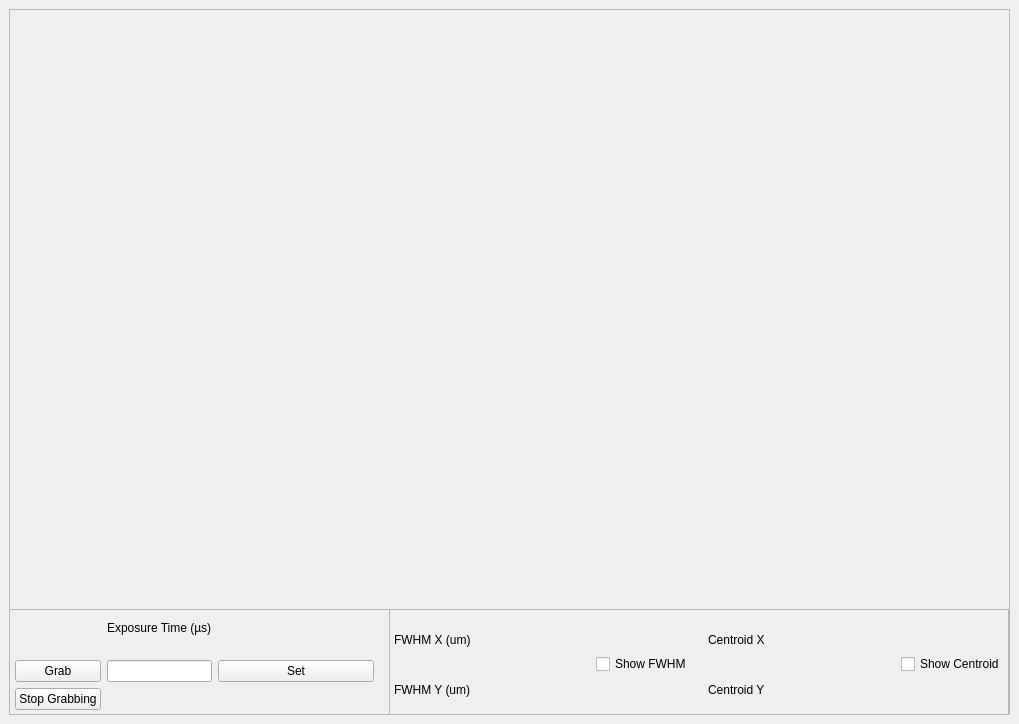
<?xml version="1.0" encoding="UTF-8"?>
<ui version="4.0">
 <class>PylonCamViewer</class>
 <widget class="QMainWindow" name="PylonCamViewer">
  <property name="geometry">
   <rect>
    <x>0</x>
    <y>0</y>
    <width>1019</width>
    <height>724</height>
   </rect>
  </property>
  <property name="windowTitle">
   <string notr="true">Pylon Camera Viewer</string>
  </property>
  <property name="toolTip">
   <string notr="true"/>
  </property>
  <property name="statusTip">
   <string notr="true"/>
  </property>
  <property name="whatsThis">
   <string notr="true"/>
  </property>
  <property name="accessibleName">
   <string notr="true"/>
  </property>
  <widget class="QWidget" name="centralwidget">
   <layout class="QVBoxLayout" name="verticalLayout" stretch="0">
    <item>
     <widget class="QFrame" name="CamViewer">
      <property name="frameShape">
       <enum>QFrame::StyledPanel</enum>
      </property>
      <property name="frameShadow">
       <enum>QFrame::Raised</enum>
      </property>
      <widget class="QFrame" name="ButtonsFrame">
       <property name="geometry">
        <rect>
         <x>0</x>
         <y>600</y>
         <width>1000</width>
         <height>106</height>
        </rect>
       </property>
       <property name="sizePolicy">
        <sizepolicy hsizetype="Expanding" vsizetype="Expanding">
         <horstretch>0</horstretch>
         <verstretch>0</verstretch>
        </sizepolicy>
       </property>
       <property name="frameShape">
        <enum>QFrame::StyledPanel</enum>
       </property>
       <property name="frameShadow">
        <enum>QFrame::Raised</enum>
       </property>
       <widget class="QFrame" name="frame">
        <property name="geometry">
         <rect>
          <x>-10</x>
          <y>0</y>
          <width>391</width>
          <height>111</height>
         </rect>
        </property>
        <property name="frameShape">
         <enum>QFrame::StyledPanel</enum>
        </property>
        <property name="frameShadow">
         <enum>QFrame::Raised</enum>
        </property>
        <layout class="QGridLayout" name="gridLayout" rowstretch="1,1,1,0" columnstretch="1,1,2">
         <property name="leftMargin">
          <number>15</number>
         </property>
         <property name="rightMargin">
          <number>15</number>
         </property>
         <item row="2" column="0">
          <widget class="MyPushButton" name="StartGrab">
           <property name="text">
            <string>Grab</string>
           </property>
          </widget>
         </item>
         <item row="3" column="0">
          <widget class="MyPushButton" name="StopGrab">
           <property name="layoutDirection">
            <enum>Qt::LeftToRight</enum>
           </property>
           <property name="text">
            <string>Stop Grabbing</string>
           </property>
          </widget>
         </item>
         <item row="2" column="2">
          <widget class="MyPushButton" name="SetAcqTime">
           <property name="text">
            <string>Set</string>
           </property>
          </widget>
         </item>
         <item row="2" column="1">
          <widget class="MyQLineEdit" name="AcqTLineEdit">
           <property name="layoutDirection">
            <enum>Qt::LeftToRight</enum>
           </property>
           <property name="text">
            <string/>
           </property>
          </widget>
         </item>
         <item row="0" column="1">
          <widget class="QLabel" name="label">
           <property name="text">
            <string>Exposure Time (µs)</string>
           </property>
          </widget>
         </item>
        </layout>
       </widget>
       <widget class="QFrame" name="frame_2">
        <property name="geometry">
         <rect>
          <x>380</x>
          <y>0</y>
          <width>621</width>
          <height>111</height>
         </rect>
        </property>
        <property name="frameShape">
         <enum>QFrame::StyledPanel</enum>
        </property>
        <property name="frameShadow">
         <enum>QFrame::Raised</enum>
        </property>
        <widget class="QWidget" name="layoutWidget">
         <property name="geometry">
          <rect>
           <x>0</x>
           <y>0</y>
           <width>621</width>
           <height>111</height>
          </rect>
         </property>
         <layout class="QHBoxLayout" name="horizontalLayout">
          <property name="sizeConstraint">
           <enum>QLayout::SetNoConstraint</enum>
          </property>
          <item>
           <layout class="QHBoxLayout" name="FWHM_horizontalLayout" stretch="0,0">
            <property name="spacing">
             <number>10</number>
            </property>
            <property name="leftMargin">
             <number>5</number>
            </property>
            <property name="topMargin">
             <number>10</number>
            </property>
            <property name="rightMargin">
             <number>5</number>
            </property>
            <property name="bottomMargin">
             <number>10</number>
            </property>
            <item>
             <layout class="QGridLayout" name="FWHM_gridLayout" rowstretch="0,0,0,0">
              <item row="3" column="2">
               <widget class="MyLabel" name="FWHMY_label">
                <property name="sizePolicy">
                 <sizepolicy hsizetype="Expanding" vsizetype="Expanding">
                  <horstretch>0</horstretch>
                  <verstretch>0</verstretch>
                 </sizepolicy>
                </property>
                <property name="text">
                 <string/>
                </property>
               </widget>
              </item>
              <item row="1" column="2">
               <widget class="MyLabel" name="FWHMX_label">
                <property name="text">
                 <string/>
                </property>
               </widget>
              </item>
              <item row="1" column="1">
               <widget class="MyLabel" name="FWHMX_display">
                <property name="sizePolicy">
                 <sizepolicy hsizetype="Expanding" vsizetype="Expanding">
                  <horstretch>0</horstretch>
                  <verstretch>0</verstretch>
                 </sizepolicy>
                </property>
                <property name="text">
                 <string>FWHM X (um)</string>
                </property>
               </widget>
              </item>
              <item row="3" column="1">
               <widget class="MyLabel" name="FWHMY_display">
                <property name="sizePolicy">
                 <sizepolicy hsizetype="Expanding" vsizetype="Expanding">
                  <horstretch>0</horstretch>
                  <verstretch>0</verstretch>
                 </sizepolicy>
                </property>
                <property name="text">
                 <string>FWHM Y (um)</string>
                </property>
               </widget>
              </item>
             </layout>
            </item>
            <item>
             <widget class="QCheckBox" name="FWHM_checkBox">
              <property name="text">
               <string>Show FWHM</string>
              </property>
             </widget>
            </item>
           </layout>
          </item>
          <item>
           <layout class="QHBoxLayout" name="centroid_horizontalLayout" stretch="1,0">
            <property name="spacing">
             <number>10</number>
            </property>
            <property name="leftMargin">
             <number>5</number>
            </property>
            <property name="topMargin">
             <number>10</number>
            </property>
            <property name="rightMargin">
             <number>5</number>
            </property>
            <property name="bottomMargin">
             <number>10</number>
            </property>
            <item>
             <layout class="QGridLayout" name="centroid_gridLayout">
              <item row="3" column="1">
               <widget class="MyLabel" name="centroidY_display">
                <property name="text">
                 <string>Centroid Y</string>
                </property>
               </widget>
              </item>
              <item row="1" column="1">
               <widget class="MyLabel" name="centroidX_display">
                <property name="text">
                 <string>Centroid X</string>
                </property>
               </widget>
              </item>
              <item row="3" column="2">
               <widget class="MyLabel" name="centroidY_label">
                <property name="text">
                 <string/>
                </property>
               </widget>
              </item>
              <item row="1" column="2">
               <widget class="MyLabel" name="centroidX_label">
                <property name="text">
                 <string/>
                </property>
               </widget>
              </item>
             </layout>
            </item>
            <item>
             <widget class="QCheckBox" name="centroid_checkBox">
              <property name="text">
               <string>Show Centroid</string>
              </property>
             </widget>
            </item>
           </layout>
          </item>
         </layout>
        </widget>
       </widget>
      </widget>
      <widget class="QFrame" name="CamFrame">
       <property name="geometry">
        <rect>
         <x>0</x>
         <y>0</y>
         <width>1001</width>
         <height>601</height>
        </rect>
       </property>
       <property name="frameShape">
        <enum>QFrame::StyledPanel</enum>
       </property>
       <property name="frameShadow">
        <enum>QFrame::Raised</enum>
       </property>
      </widget>
     </widget>
    </item>
   </layout>
  </widget>
 </widget>
 <customwidgets>
  <customwidget>
   <class>MyLabel</class>
   <extends>QLabel</extends>
   <header location="global">BaseClasses.py</header>
  </customwidget>
  <customwidget>
   <class>MyQLineEdit</class>
   <extends>QLineEdit</extends>
   <header location="global">BaseClasses.py</header>
  </customwidget>
  <customwidget>
   <class>MyPushButton</class>
   <extends>QPushButton</extends>
   <header location="global">Graphics.BaseClasses</header>
  </customwidget>
 </customwidgets>
 <resources/>
 <connections/>
</ui>
